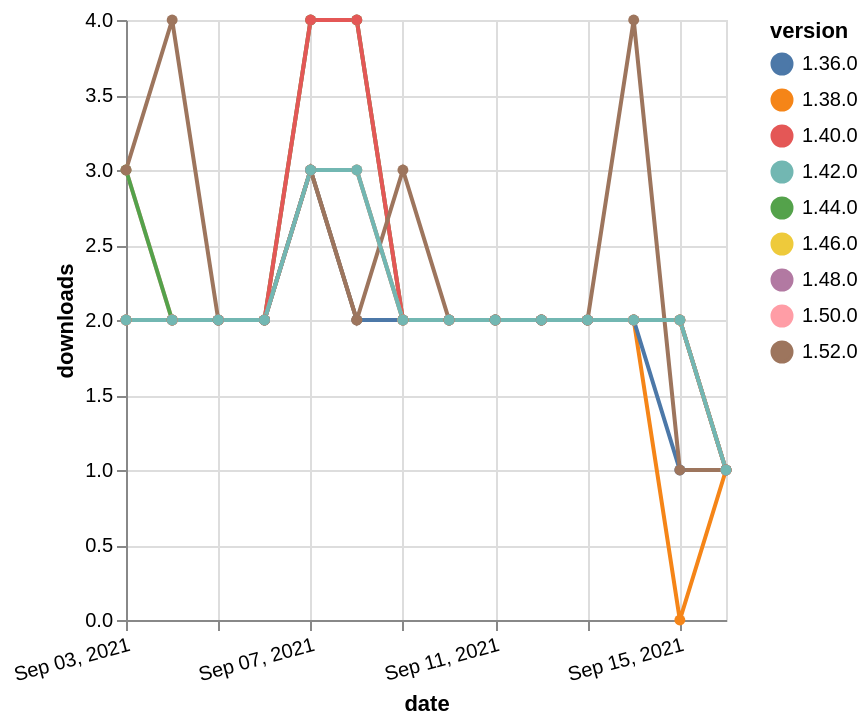

This figure's Vega-Lite source:
### Vega-Lite specification from a JSON file in a GitHub repository (floating-point values rounded to 4 significant figures)
{"$schema": "https://vega.github.io/schema/vega-lite/v5.json", "description": "A simple bar chart with embedded data.", "data": {"values": [{"date": "2021-09-03", "total": 719, "delta": 3, "version": "1.50.0"}, {"date": "2021-09-04", "total": 721, "delta": 2, "version": "1.50.0"}, {"date": "2021-09-05", "total": 723, "delta": 2, "version": "1.50.0"}, {"date": "2021-09-06", "total": 725, "delta": 2, "version": "1.50.0"}, {"date": "2021-09-07", "total": 729, "delta": 4, "version": "1.50.0"}, {"date": "2021-09-08", "total": 733, "delta": 4, "version": "1.50.0"}, {"date": "2021-09-09", "total": 735, "delta": 2, "version": "1.50.0"}, {"date": "2021-09-10", "total": 737, "delta": 2, "version": "1.50.0"}, {"date": "2021-09-11", "total": 739, "delta": 2, "version": "1.50.0"}, {"date": "2021-09-12", "total": 741, "delta": 2, "version": "1.50.0"}, {"date": "2021-09-13", "total": 743, "delta": 2, "version": "1.50.0"}, {"date": "2021-09-14", "total": 745, "delta": 2, "version": "1.50.0"}, {"date": "2021-09-15", "total": 747, "delta": 2, "version": "1.50.0"}, {"date": "2021-09-16", "total": 748, "delta": 1, "version": "1.50.0"}, {"date": "2021-09-03", "total": 1953, "delta": 3, "version": "1.44.0"}, {"date": "2021-09-04", "total": 1955, "delta": 2, "version": "1.44.0"}, {"date": "2021-09-05", "total": 1957, "delta": 2, "version": "1.44.0"}, {"date": "2021-09-06", "total": 1959, "delta": 2, "version": "1.44.0"}, {"date": "2021-09-07", "total": 1963, "delta": 4, "version": "1.44.0"}, {"date": "2021-09-08", "total": 1967, "delta": 4, "version": "1.44.0"}, {"date": "2021-09-09", "total": 1969, "delta": 2, "version": "1.44.0"}, {"date": "2021-09-10", "total": 1971, "delta": 2, "version": "1.44.0"}, {"date": "2021-09-11", "total": 1973, "delta": 2, "version": "1.44.0"}, {"date": "2021-09-12", "total": 1975, "delta": 2, "version": "1.44.0"}, {"date": "2021-09-13", "total": 1977, "delta": 2, "version": "1.44.0"}, {"date": "2021-09-14", "total": 1979, "delta": 2, "version": "1.44.0"}, {"date": "2021-09-15", "total": 1981, "delta": 2, "version": "1.44.0"}, {"date": "2021-09-16", "total": 1982, "delta": 1, "version": "1.44.0"}, {"date": "2021-09-03", "total": 2659, "delta": 2, "version": "1.38.0"}, {"date": "2021-09-04", "total": 2661, "delta": 2, "version": "1.38.0"}, {"date": "2021-09-05", "total": 2663, "delta": 2, "version": "1.38.0"}, {"date": "2021-09-06", "total": 2665, "delta": 2, "version": "1.38.0"}, {"date": "2021-09-07", "total": 2668, "delta": 3, "version": "1.38.0"}, {"date": "2021-09-08", "total": 2670, "delta": 2, "version": "1.38.0"}, {"date": "2021-09-09", "total": 2672, "delta": 2, "version": "1.38.0"}, {"date": "2021-09-10", "total": 2674, "delta": 2, "version": "1.38.0"}, {"date": "2021-09-11", "total": 2676, "delta": 2, "version": "1.38.0"}, {"date": "2021-09-12", "total": 2678, "delta": 2, "version": "1.38.0"}, {"date": "2021-09-13", "total": 2680, "delta": 2, "version": "1.38.0"}, {"date": "2021-09-14", "total": 2682, "delta": 2, "version": "1.38.0"}, {"date": "2021-09-15", "total": 2682, "delta": 0, "version": "1.38.0"}, {"date": "2021-09-16", "total": 2683, "delta": 1, "version": "1.38.0"}, {"date": "2021-09-03", "total": 2653, "delta": 2, "version": "1.36.0"}, {"date": "2021-09-04", "total": 2655, "delta": 2, "version": "1.36.0"}, {"date": "2021-09-05", "total": 2657, "delta": 2, "version": "1.36.0"}, {"date": "2021-09-06", "total": 2659, "delta": 2, "version": "1.36.0"}, {"date": "2021-09-07", "total": 2662, "delta": 3, "version": "1.36.0"}, {"date": "2021-09-08", "total": 2664, "delta": 2, "version": "1.36.0"}, {"date": "2021-09-09", "total": 2666, "delta": 2, "version": "1.36.0"}, {"date": "2021-09-10", "total": 2668, "delta": 2, "version": "1.36.0"}, {"date": "2021-09-11", "total": 2670, "delta": 2, "version": "1.36.0"}, {"date": "2021-09-12", "total": 2672, "delta": 2, "version": "1.36.0"}, {"date": "2021-09-13", "total": 2674, "delta": 2, "version": "1.36.0"}, {"date": "2021-09-14", "total": 2676, "delta": 2, "version": "1.36.0"}, {"date": "2021-09-15", "total": 2677, "delta": 1, "version": "1.36.0"}, {"date": "2021-09-16", "total": 2678, "delta": 1, "version": "1.36.0"}, {"date": "2021-09-03", "total": 2523, "delta": 2, "version": "1.40.0"}, {"date": "2021-09-04", "total": 2525, "delta": 2, "version": "1.40.0"}, {"date": "2021-09-05", "total": 2527, "delta": 2, "version": "1.40.0"}, {"date": "2021-09-06", "total": 2529, "delta": 2, "version": "1.40.0"}, {"date": "2021-09-07", "total": 2533, "delta": 4, "version": "1.40.0"}, {"date": "2021-09-08", "total": 2537, "delta": 4, "version": "1.40.0"}, {"date": "2021-09-09", "total": 2539, "delta": 2, "version": "1.40.0"}, {"date": "2021-09-10", "total": 2541, "delta": 2, "version": "1.40.0"}, {"date": "2021-09-11", "total": 2543, "delta": 2, "version": "1.40.0"}, {"date": "2021-09-12", "total": 2545, "delta": 2, "version": "1.40.0"}, {"date": "2021-09-13", "total": 2547, "delta": 2, "version": "1.40.0"}, {"date": "2021-09-14", "total": 2549, "delta": 2, "version": "1.40.0"}, {"date": "2021-09-15", "total": 2551, "delta": 2, "version": "1.40.0"}, {"date": "2021-09-16", "total": 2552, "delta": 1, "version": "1.40.0"}, {"date": "2021-09-03", "total": 1475, "delta": 2, "version": "1.46.0"}, {"date": "2021-09-04", "total": 1477, "delta": 2, "version": "1.46.0"}, {"date": "2021-09-05", "total": 1479, "delta": 2, "version": "1.46.0"}, {"date": "2021-09-06", "total": 1481, "delta": 2, "version": "1.46.0"}, {"date": "2021-09-07", "total": 1484, "delta": 3, "version": "1.46.0"}, {"date": "2021-09-08", "total": 1487, "delta": 3, "version": "1.46.0"}, {"date": "2021-09-09", "total": 1489, "delta": 2, "version": "1.46.0"}, {"date": "2021-09-10", "total": 1491, "delta": 2, "version": "1.46.0"}, {"date": "2021-09-11", "total": 1493, "delta": 2, "version": "1.46.0"}, {"date": "2021-09-12", "total": 1495, "delta": 2, "version": "1.46.0"}, {"date": "2021-09-13", "total": 1497, "delta": 2, "version": "1.46.0"}, {"date": "2021-09-14", "total": 1499, "delta": 2, "version": "1.46.0"}, {"date": "2021-09-15", "total": 1501, "delta": 2, "version": "1.46.0"}, {"date": "2021-09-16", "total": 1502, "delta": 1, "version": "1.46.0"}, {"date": "2021-09-03", "total": 233, "delta": 3, "version": "1.52.0"}, {"date": "2021-09-04", "total": 237, "delta": 4, "version": "1.52.0"}, {"date": "2021-09-05", "total": 239, "delta": 2, "version": "1.52.0"}, {"date": "2021-09-06", "total": 241, "delta": 2, "version": "1.52.0"}, {"date": "2021-09-07", "total": 244, "delta": 3, "version": "1.52.0"}, {"date": "2021-09-08", "total": 246, "delta": 2, "version": "1.52.0"}, {"date": "2021-09-09", "total": 249, "delta": 3, "version": "1.52.0"}, {"date": "2021-09-10", "total": 251, "delta": 2, "version": "1.52.0"}, {"date": "2021-09-11", "total": 253, "delta": 2, "version": "1.52.0"}, {"date": "2021-09-12", "total": 255, "delta": 2, "version": "1.52.0"}, {"date": "2021-09-13", "total": 257, "delta": 2, "version": "1.52.0"}, {"date": "2021-09-14", "total": 261, "delta": 4, "version": "1.52.0"}, {"date": "2021-09-15", "total": 262, "delta": 1, "version": "1.52.0"}, {"date": "2021-09-16", "total": 263, "delta": 1, "version": "1.52.0"}, {"date": "2021-09-03", "total": 1012, "delta": 2, "version": "1.48.0"}, {"date": "2021-09-04", "total": 1014, "delta": 2, "version": "1.48.0"}, {"date": "2021-09-05", "total": 1016, "delta": 2, "version": "1.48.0"}, {"date": "2021-09-06", "total": 1018, "delta": 2, "version": "1.48.0"}, {"date": "2021-09-07", "total": 1021, "delta": 3, "version": "1.48.0"}, {"date": "2021-09-08", "total": 1024, "delta": 3, "version": "1.48.0"}, {"date": "2021-09-09", "total": 1026, "delta": 2, "version": "1.48.0"}, {"date": "2021-09-10", "total": 1028, "delta": 2, "version": "1.48.0"}, {"date": "2021-09-11", "total": 1030, "delta": 2, "version": "1.48.0"}, {"date": "2021-09-12", "total": 1032, "delta": 2, "version": "1.48.0"}, {"date": "2021-09-13", "total": 1034, "delta": 2, "version": "1.48.0"}, {"date": "2021-09-14", "total": 1036, "delta": 2, "version": "1.48.0"}, {"date": "2021-09-15", "total": 1038, "delta": 2, "version": "1.48.0"}, {"date": "2021-09-16", "total": 1039, "delta": 1, "version": "1.48.0"}, {"date": "2021-09-03", "total": 2027, "delta": 2, "version": "1.42.0"}, {"date": "2021-09-04", "total": 2029, "delta": 2, "version": "1.42.0"}, {"date": "2021-09-05", "total": 2031, "delta": 2, "version": "1.42.0"}, {"date": "2021-09-06", "total": 2033, "delta": 2, "version": "1.42.0"}, {"date": "2021-09-07", "total": 2036, "delta": 3, "version": "1.42.0"}, {"date": "2021-09-08", "total": 2039, "delta": 3, "version": "1.42.0"}, {"date": "2021-09-09", "total": 2041, "delta": 2, "version": "1.42.0"}, {"date": "2021-09-10", "total": 2043, "delta": 2, "version": "1.42.0"}, {"date": "2021-09-11", "total": 2045, "delta": 2, "version": "1.42.0"}, {"date": "2021-09-12", "total": 2047, "delta": 2, "version": "1.42.0"}, {"date": "2021-09-13", "total": 2049, "delta": 2, "version": "1.42.0"}, {"date": "2021-09-14", "total": 2051, "delta": 2, "version": "1.42.0"}, {"date": "2021-09-15", "total": 2053, "delta": 2, "version": "1.42.0"}, {"date": "2021-09-16", "total": 2054, "delta": 1, "version": "1.42.0"}]}, "width": "container", "mark": {"type": "line", "point": {"filled": true}}, "encoding": {"x": {"field": "date", "type": "temporal", "timeUnit": "yearmonthdate", "title": "date", "axis": {"labelAngle": -15}}, "y": {"field": "delta", "type": "quantitative", "title": "downloads"}, "color": {"field": "version", "type": "nominal"}, "tooltip": {"field": "delta"}}}
